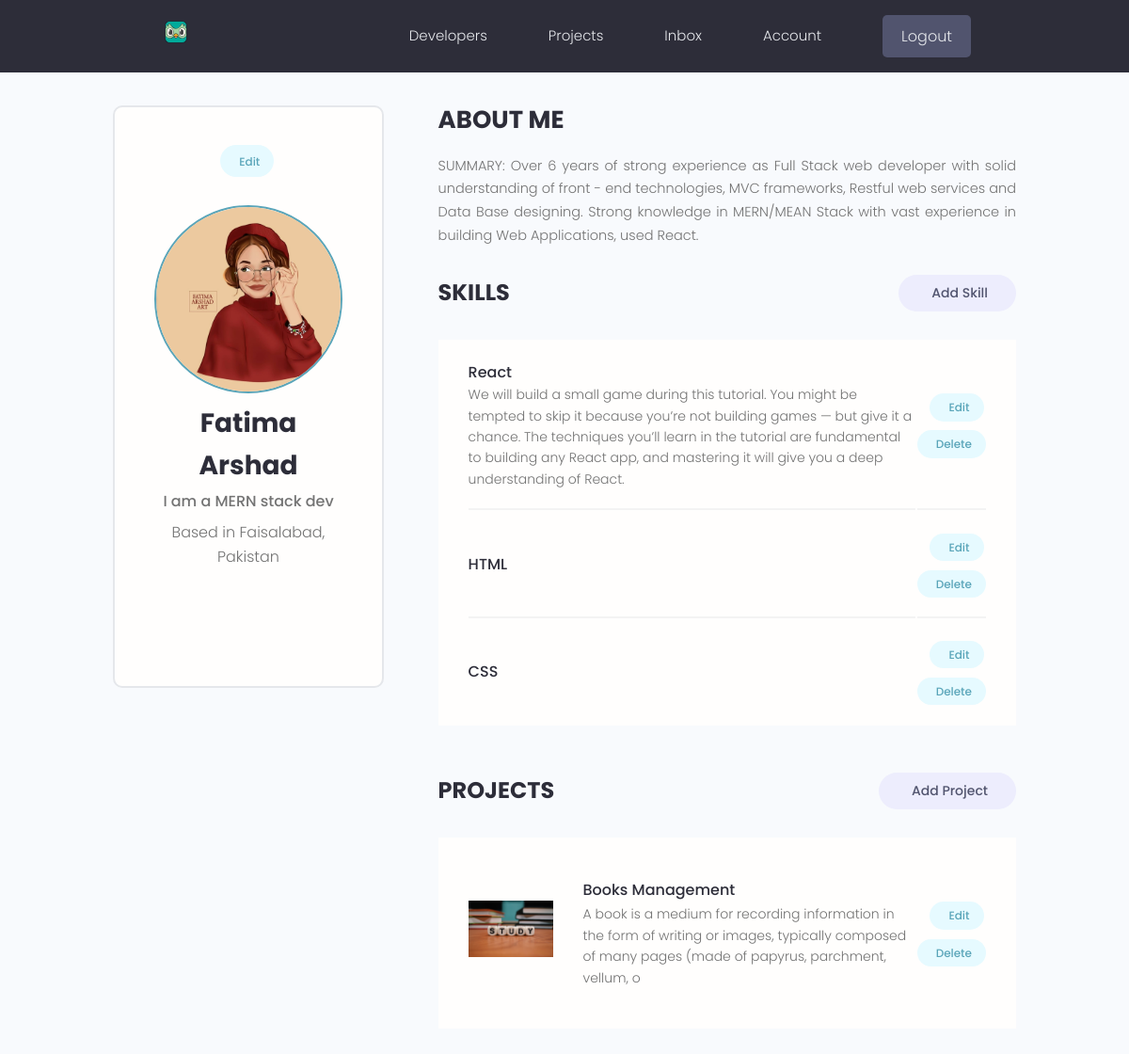
/account/ (signed in), run on the app's committed database.
### users/models.py (models this page shows, shortened)
class Profile(models.Model):
    user = models.OneToOneField(User, on_delete=models.CASCADE, null=True, blank=True)
    name = models.CharField(max_length=200, blank=True, null=True)
    email = models.EmailField(max_length=500, blank=True, null=True)
    username = models.CharField(max_length=200, blank=True, null=True)
    location = models.CharField(max_length=200, blank=True, null=True)
    short_intro = models.CharField(max_length=200, blank=True, null=True)
    bio = models.TextField(blank=True, null=True)
    profile_image = models.ImageField(null=True, blank=True, upload_to='profiles/', default='profiles/user_default.png')
    social_github = models.CharField(max_length=200, blank=True, null=True)
    social_twitter = models.CharField(max_length=200, blank=True, null=True)
    social_linkedin = models.CharField(max_length=200, blank=True, null=True)
    social_stackoverflow = models.CharField(max_length=200, blank=True, null=True)
    created = models.DateField(auto_now_add=True)
    id = models.UUIDField(default=uuid.uuid4, unique=True, primary_key=True, editable=False)
    @property
    def imageURL(self):
        try:
            url = self.profile_image.url
        except:
            url = ''
        return url

class Skill(models.Model):
    owner = models.ForeignKey(Profile, on_delete=models.CASCADE, null=True, blank=True)
    name = models.CharField(max_length=200, blank=True, null=True)
    description = models.TextField(null=True, blank=True)
    created = models.DateField(auto_now_add=True)
    id = models.UUIDField(default=uuid.uuid4, unique=True, primary_key=True, editable=False)

### projects/models.py (models this page shows, shortened)
class Project(models.Model):
    owner = models.ForeignKey(Profile, null=True, blank=True, on_delete=models.CASCADE)
    title = models.CharField(max_length=200)
    description = models.TextField(null=True, blank=True)
    featured_image = models.ImageField(null=True, blank=True, default='sample.jpg')
    demo_link = models.CharField(max_length=2000, null=True, blank=True)
    source_link = models.CharField(max_length=2000, null=True, blank=True)
    tags = models.ManyToManyField('Tag', blank=True)
    vote_total = models.IntegerField(default=0, null=True, blank=True)
    vote_ratio = models.IntegerField(default=0, null=True, blank=True)
    created = models.DateTimeField(auto_now_add=True)
    id = models.UUIDField(default=uuid.uuid4, unique=True, primary_key=True, editable=False)
    class Meta:
        ordering = ['-vote_ratio', '-vote_total', 'title']
    @property
    def imageURL(self):
        try:
            url = self.featured_image.url
        except:
            url = ''
        return url

### users/views.py (the view)
# urls.py: path('account/', userAccount, name="account"),
@login_required(login_url='login')
def userAccount(request):
    profile = request.user.profile
    skills = profile.skill_set.all()
    projects = profile.project_set.all()
    context = {'profile': profile, 'skills': skills, 'projects': projects}
    return render(request, 'users/account.html', context)

### users/templates/users/account.html (shortened to what this page needs)
{% extends 'main.html' %}
{% block content %}
  <main class="settingsPage profile my-md">
    <div class="container">
      <div class="layout">
        <div class="column column--1of3">
          <div class="card text-center">
            <div class="card__body dev">
              <a class="tag tag--pill tag--main settings__btn" href="{% url 'edit-account' %}"> Edit</a>
              <img class="avatar avatar--xl dev__avatar" src="{{ profile.imageURL }}" />
              <h2 class="dev__name">{{ profile.name }}</h2>
              <p class="dev__title">{{ profile.short_intro }}</p>
              <p class="dev__location">Based in {{ profile.location }}</p>
              <ul class="dev__social">
              </ul>
            </div>
          </div>
        </div>
        <div class="column column--2of3">
          <div class="devInfo">
            <h3 class="devInfo__title">About Me</h3>
            <p class="devInfo__about">{{ profile.bio }}</p>
          </div>
          <div class="settings">
            <h3 class="settings__title">Skills</h3>
            <a class="tag tag--pill tag--sub settings__btn tag--lg" href="{% url 'create-skill' %}"> Add Skill</a>
          </div>
          <table class="settings__table">
            {% for skill in skills %}
            <tr>
              <td class="settings__tableInfo">
                <h4>{{ skill.name }}</h4>
                <p>{{ skill.description }}</p>
              </td>
              <td class="settings__tableActions">
                <a class="tag tag--pill tag--main settings__btn" href="{% url 'update-skill' skill.id %}"> Edit</a>
                <a class="tag tag--pill tag--main settings__btn" href="{% url 'delete-skill' skill.id %}?next=/account">
                  Delete</a>
              </td>
            </tr>
            {% endfor %}
          </table>
          <div class="settings">
            <h3 class="settings__title">Projects</h3>
            <a class="tag tag--pill tag--sub settings__btn tag--lg" href="{% url 'create_project' %}"> Add Project</a>
          </div>
          <table class="settings__table">
            {% for project in projects %}
            <tr>
              <td class="settings__thumbnail">
                <a href="{% url 'project' project.id %}"><img src="{{ project.imageURL}}" alt="Project Thumbnail" /></a>
              </td>
              <td class="settings__tableInfo">
                <a href="{% url 'project' project.id %}">{{ project.title }}</a>
                <p>{{ project.description | slice:"150" }}</p>
              </td>
              <td class="settings__tableActions">
                <a class="tag tag--pill tag--main settings__btn" href="{% url 'update_project' project.id %}"> Edit</a>
                <a class="tag tag--pill tag--main settings__btn" href="{% url 'delete_project' project.id  %}?next=/account">
                  Delete</a>
              </td>
            </tr>
            {% endfor %}
          </table>
        </div>
      </div>
    </div>
  </main>
{% endblock content %}

### static/styles/app.css (style rules this page uses)
:root { --color-sub: #2d2d39; }
.card { border: 2px solid var(--color-light); }
img { width: 100%; }
.profile .card > .dev { padding: 4rem; }
.dev__avatar { display: block; margin: auto; }
.dev__name { color: var(--color-sub); font-size: 2.8rem; font-weight: 700; margin-top: 1rem; margin-bottom: 0.5rem; }
.dev__title { font-size: 1.6rem; font-weight: 500; line-height: 1.3; }
.dev__location { margin-top: 1rem; }
.dev__social { margin: 3rem 0; list-style: none; display: flex; justify-content: center; gap: 1.5rem; }
.devInfo { margin-bottom: 3rem; }
.devInfo__title, .devInfo__subtitle { font-size: 2.6rem; color: var(--color-sub); text-transform: uppercase; font-weight: 700; margin-bottom: 1.5rem; }
.devInfo__about, .devSkill__info { font-size: 1.45rem; line-height: 1.7; text-align: justify; }
.settingsPage .dev > .settings__btn { display: inline-block; margin-bottom: 3rem; }
.settings { display: flex; justify-content: space-between; align-items: center; }
.settings__title { font-size: 2.4rem; text-transform: uppercase; font-weight: 700; color: var(--color-sub); }
.settings__table { margin-top: 3rem; margin-bottom: 5rem; padding: 0 3rem; background: var(--color-white); }
.settings__table tr { width: 100%; }
.settings__table tr > td { padding: 2rem 0; }
.settings__table tr:not(:last-child) td { border-bottom: 2px solid var(--color-white-light); }
.settings__thumbnail { width: 23%; min-width: 10rem; }
.settings__thumbnail img { padding-right: 3rem; height: 15rem; object-fit: contain; }
.settings__tableInfo { width: 100%; }
.settings__tableInfo h4, .settings__tableInfo a { padding-right: 1rem; width: auto; font-size: 1.6rem; font-weight: 500; color: var(--color-sub); }
.settings__tableInfo p { font-size: 1.4rem; }
.settings__tableActions { text-align: right; }

### static/uikit/styles/modules/_variables.css (style rules this page uses)
:root { --color-main: #5aa5b9; --color-main-light: #e6faff; --color-sub: #3f4156; --color-sub-light: #51546e; --color-sub-lighter: #ededfd; --color-text: #737373; --color-gray: #8b8b8b; --color-light: #e5e7eb; --color-light-gray: #767676; --color-bg: #f8fafd; --color-white: #fffefd; --color-white-light: #f3f3f3; --color-success: #359e64; --color-success-bg: #def8e8; --color-error: #fc4b0b; --color-error-bg: #fff2ee; --font-base: 'Poppins', arial, helvetica, 'Segoe UI', roboto, ubuntu, sans-serif; --font-monospace: 'Fira Code', 'Courier New', courier, monospace; --font-regular: 300; --font-medium: 500; --font-bold: 700; --generic-shadow: 1px 1px 5px #00000010; --generic-transition: all 0.3s ease-in-out; }

### static/uikit/styles/modules/_base.css (style rules this page uses)
* { margin: 0; padding: 0; box-sizing: border-box; text-rendering: optimizeLegibility; color: inherit; font-size: inherit; }
html { font-size: 50%; }
@media only screen and (min-width: 480px) { html { font-size: 56.25%; } }
@media only screen and (min-width: 1200px) { html { font-size: 62.5%; } }
body { line-height: 1.6; font-weight: 400; font-size: 1.5rem; color: var(--color-text); background-color: var(--color-bg); min-height: 100vh; }

### static/uikit/styles/modules/_typography.css (style rules this page uses)
* { font-family: var(--font-base); }
h2 { font-size: 3.6rem; font-weight: var(--font-bold); }
h3 { font-size: 3.2rem; font-weight: var(--font-medium); }
h4 { font-size: 2.8rem; font-weight: var(--font-medium); }
p, span, strong { font-size: 1.6rem; color: var(--color-text); font-weight: var(--font-regular); }
a { padding-bottom: 2px; text-decoration: none; display: inline-block; color: var(--color-main); font-weight: var(--font-medium); }

### static/uikit/styles/modules/_utilities.css (style rules this page uses)
.container { width: 92%; max-width: 165rem; margin: 0 auto; box-sizing: border-box; }
@media screen and (min-width: 1000px) { .container { width: 90%; } }
@media screen and (min-width: 1200px) { .container { width: 80%; } }
.text-center { text-align: center; }
.my-md { margin: 3rem auto; }

### static/uikit/styles/modules/_avatar.css (style rules this page uses)
.avatar { border-radius: 50%; border: 2px solid var(--color-main); object-fit: cover; }
.avatar--xl { height: 20rem; width: 20rem; }

### static/uikit/styles/modules/_card.css (style rules this page uses)
.card { border-radius: 1rem; background-color: var(--color-white); border: 1.5px solid var(--color-light); width: auto; height: auto; margin-top: 0.5rem; margin-bottom: 0.5rem; overflow: hidden; }
.card__body, .card__header { padding: 2rem 2.5rem; }

### static/uikit/styles/modules/_layout.css (style rules this page uses)
.layout { display: flex; flex-flow: row wrap; justify-content: space-between; }
.layout > .column { margin-bottom: 3rem; }
.layout > .column.column--1of3 { flex-basis: 30%; }
.layout > .column.column--2of3 { flex-basis: 64%; }

### data on the page
Profile: imageURL (picture), name "Fatima Arshad", short_intro "I am a MERN stack dev", location "Faisalabad, Pakistan", bio "SUMMARY: Over 6 years of strong experience as Full Stack web developer with solid understanding of front - end technologies, MVC frameworks, Restful web services and Data Base designing. Strong knowledge in MERN/MEAN Stack with vast experience in building Web Applications, used React."
Skill: name "React", description "We will build a small game during this tutorial. You might be tempted to skip it because you’re not building games — but give it a chance. The techniques you’ll learn in the tutorial are fundamental to building any React app, and mastering it will give you a deep understanding of React."
Skill: name "HTML"
Skill: name "CSS"
Project: imageURL (picture), title "Books Management", description "A book is a medium for recording information in the form of writing or images, typically composed of many pages (made of papyrus, parchment, vellum, o"
